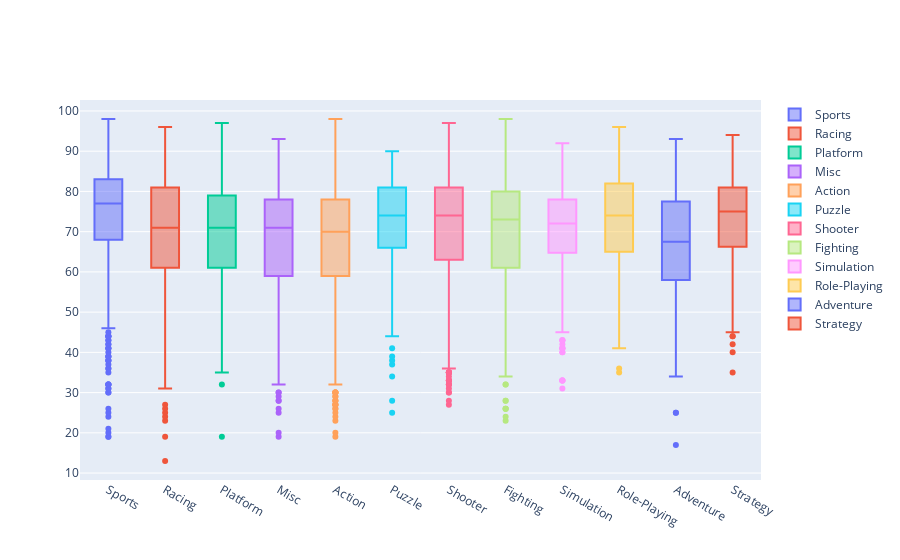

Here is the notebook cell this chart was saved with:
### Code cell
# Рассмотрим распределения оценок критиков в зависимости от жанра игры.

# создаем Box trace для каждого жанра из наших данных
data = []
for genre in df.Genre.unique():
    data.append(
        go.Box(y=df[df.Genre==genre].Critic_Score, name=genre)
    )

# визуализируем данные
iplot(data, show_link = False)

### Figure 1 — Plotly figure (JSON) as saved in the notebook; plotly's stock layout.template omitted (floating-point values rounded to 4 significant figures; data arrays with more than 128 entries replaced by an {"elided": "..."} marker saying what was removed)
{"data": [{"name": "Sports", "type": "box", "y": {"elided": "943 int values"}}, {"name": "Racing", "type": "box", "y": {"elided": "581 int values"}}, {"name": "Platform", "type": "box", "y": {"elided": "403 int values"}}, {"name": "Misc", "type": "box", "y": {"elided": "384 int values"}}, {"name": "Action", "type": "box", "y": {"elided": "1630 int values"}}, {"name": "Puzzle", "type": "box", "y": [77, 85, 84, 86, 79, 83, 79, 83, 79, 84, 44, 71, 87, 81, 87, 63, 60, 85, 81, 76, 81, 76, 79, 81, 58, 86, 82, 72, 66, 72, 75, 67, 86, 83, 83, 72, 86, 79, 74, 74, 82, 86, 73, 49, 71, 75, 71, 73, 88, 47, 63, 74, 74, 73, 77, 75, 75, 39, 70, 83, 68, 64, 69, 41, 60, 78, 79, 69, 84, 74, 55, 75, 64, 71, 68, 25, 28, 72, 71, 79, 67, 82, 70, 77, 82, 45, 56, 59, 83, 78, 73, 58, 70, 61, 74, 72, 78, 69, 75, 74, 38, 34, 74, 50, 37, 90, 55, 62, 88, 45, 67, 62, 70, 84, 76, 75, 70, 64]}, {"name": "Shooter", "type": "box", "y": {"elided": "864 int values"}}, {"name": "Fighting", "type": "box", "y": {"elided": "378 int values"}}, {"name": "Simulation", "type": "box", "y": {"elided": "297 int values"}}, {"name": "Role-Playing", "type": "box", "y": {"elided": "712 int values"}}, {"name": "Adventure", "type": "box", "y": {"elided": "248 int values"}}, {"name": "Strategy", "type": "box", "y": {"elided": "267 int values"}}], "layout": {}}
